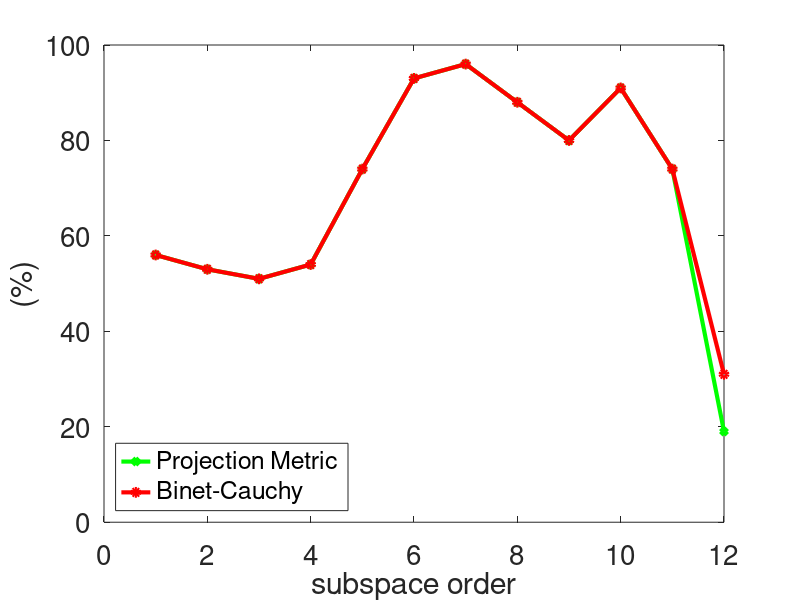
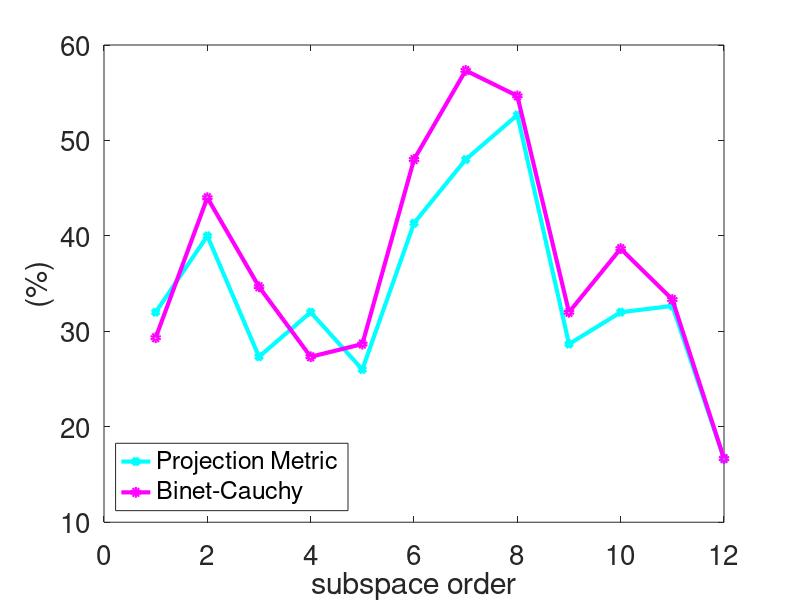
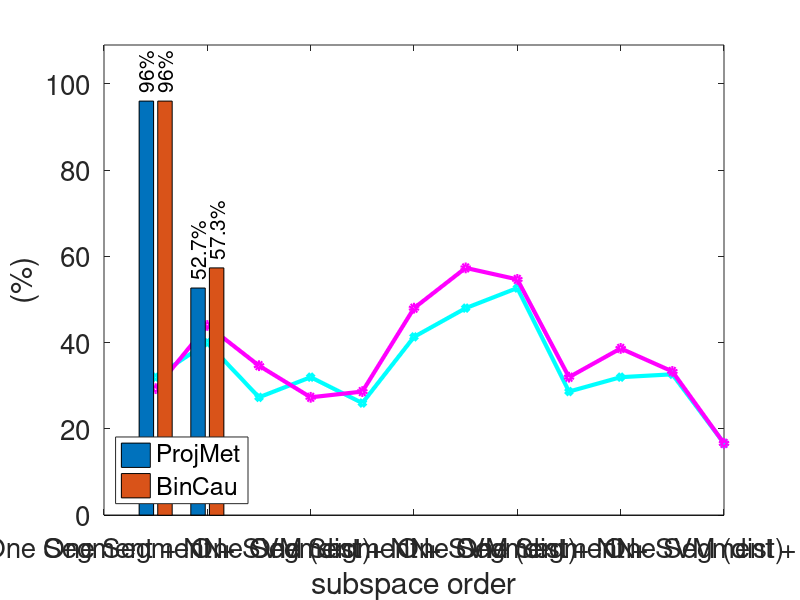

These charts were generated, in order, by the following MATLAB code:
clear all
clc
close all
%**********Using 12 features (Without x and %y)*****************


%% One Grassmann Point per video. NN
p=1:12;

PM = [56.0000   53.0000   51.0000   54.0000   74.0000   93.0000   96.0000   88.0000   80.0000   91.0000   74.0000   19.0000];
BC = [56.0000   53.0000   51.0000   54.0000   74.0000   93.0000   96.0000   88.0000   80.0000   91.0000   74.0000   31.0000];



plot(p,PM, '-gd', 'LineWidth',3,'MarkerSize',5);
hold on
plot(p,BC, '-ro', 'LineWidth',3,'MarkerSize',5);
legend('Projection Metric','Binet-Cauchy','Location', 'southwest');
%title('Grassmann Manifolds','FontSize',30)
ylabel('(%)','FontSize',20)
xlabel('subspace order','FontSize',20)
set(gca,'FontSize',20); 

%Home
print('/media/johanna/HD1T/latex-svn/study-paper-report/v3/images/Grass_varying_p_NN_dim12_no_xy', '-dpng','-r300');

%% One Grassmann Point per video. SVM (using distances)
 figure
 PM_svm = [ 32.0000   40.0000   27.3333   32.0000   26.0000   41.3333   48.0000   52.6667   28.6667   32.0000   32.6667   16.6667];
 BC_svm = [29.3333   44.0000   34.6667   27.3333   28.6667   48.0000   57.3333   54.6667   32.0000   38.6667   33.3333   16.6667];
 
m_pm = max(PM_svm);
m_bc = max(BC_svm);


 plot(p,PM_svm, '-cd', 'LineWidth',3,'MarkerSize',5);
 hold on
 plot(p,BC_svm, '-mo', 'LineWidth',3,'MarkerSize',5);
 legend('Projection Metric','Binet-Cauchy','Location', 'southwest');
 ylabel('(%)','FontSize',20)
 xlabel('subspace order','FontSize',20)
 set(gca,'FontSize',20); 
% %Home
 print('/media/johanna/HD1T/latex-svn/study-paper-report/v3/images/Grass_varying_p_SVM_dim12_no_xy', '-dpng','-r300');
% 

%% Best performances
close all
all = [max(PM) max(BC); m_pm m_bc]; 

Xlabel = {'One Segment + NN';'One Segment + SVM (dist)'};

h =  bar(all);
colormap('summer');
ybuff=2;
for i=1:length(h)
    XDATA=get(get(h(i),'Children'),'XData');
    YDATA=get(get(h(i),'Children'),'YData');
    for j=1:size(XDATA,2)
        x=XDATA(1,j)+(XDATA(3,j)-XDATA(1,j))/2;
        y=YDATA(2,j)+ybuff;
        t=[num2str(YDATA(2,j),3) ,'%'];
        text(x,y,t,'Color','k','HorizontalAlignment','left','Rotation',90,'FontSize',15 )
    end
end

ylim([0 109])
set(gca,'XTickLabel',Xlabel,'FontSize',20);

l{1}='ProjMet'; l{2}='BinCau';
legend(h,l);



%Home
print('/media/johanna/HD1T/latex-svn/study-paper-report/v3/images/Grass_best_p_both_dim12_no_xy','-dpng','-r300');

